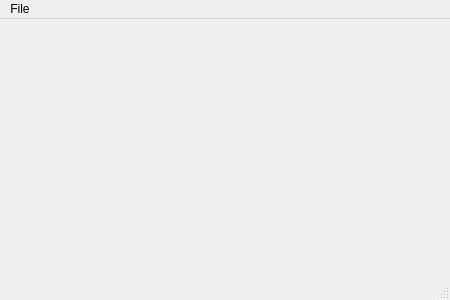
<?xml version="1.0" encoding="UTF-8"?>
<ui version="4.0">
 <class>MainWindow</class>
 <widget class="QMainWindow" name="MainWindow">
  <property name="geometry">
   <rect>
    <x>0</x>
    <y>0</y>
    <width>450</width>
    <height>300</height>
   </rect>
  </property>
  <property name="windowTitle">
   <string>MainWindow</string>
  </property>
  <widget class="QWidget" name="centralWidget">
   <widget class="QLabel" name="imageLabel">
    <property name="geometry">
     <rect>
      <x>0</x>
      <y>0</y>
      <width>46</width>
      <height>13</height>
     </rect>
    </property>
    <property name="text">
     <string/>
    </property>
   </widget>
  </widget>
  <widget class="QMenuBar" name="menuBar">
   <property name="geometry">
    <rect>
     <x>0</x>
     <y>0</y>
     <width>450</width>
     <height>21</height>
    </rect>
   </property>
   <widget class="QMenu" name="menuFile">
    <property name="title">
     <string>File</string>
    </property>
    <addaction name="actionOpen"/>
   </widget>
   <addaction name="menuFile"/>
  </widget>
  <widget class="QStatusBar" name="statusBar"/>
  <action name="actionOpen">
   <property name="text">
    <string>Open</string>
   </property>
  </action>
 </widget>
 <layoutdefault spacing="6" margin="11"/>
 <resources/>
 <connections/>
</ui>
